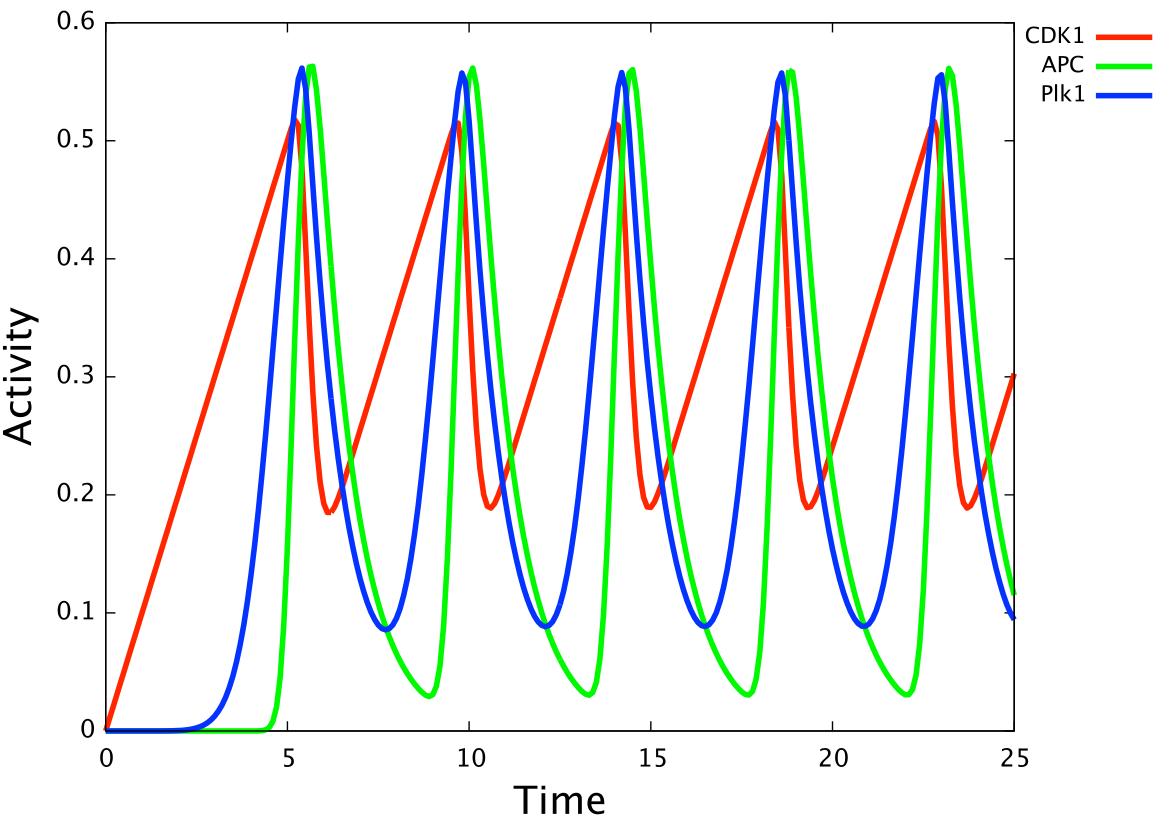

This figure's gnuplot source:
# use this script with gnuplot (ex. gnuplot sample.result)
plot 'test.dat' using 1:2 w l lw 4 ti"CDK1"
replot 'test.dat' using 1:4 w l lw 4 ti"APC"
replot 'test.dat' using 1:3 w l lw 4 ti"Plk1"
